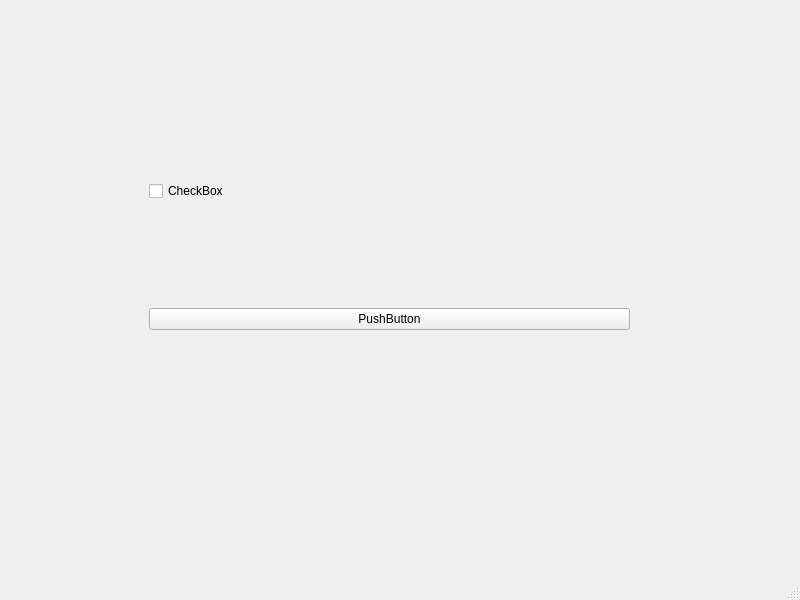
<?xml version="1.0" encoding="UTF-8"?>
<ui version="4.0">
 <class>MainWindow</class>
 <widget class="QMainWindow" name="MainWindow">
  <property name="geometry">
   <rect>
    <x>0</x>
    <y>0</y>
    <width>800</width>
    <height>600</height>
   </rect>
  </property>
  <property name="windowTitle">
   <string>MainWindow</string>
  </property>
  <widget class="QWidget" name="centralwidget">
   <widget class="QWidget" name="verticalLayoutWidget">
    <property name="geometry">
     <rect>
      <x>149</x>
      <y>80</y>
      <width>481</width>
      <height>351</height>
     </rect>
    </property>
    <layout class="QVBoxLayout" name="verticalLayout">
     <item>
      <widget class="QCheckBox" name="checkBox">
       <property name="text">
        <string>CheckBox</string>
       </property>
      </widget>
     </item>
     <item>
      <widget class="QPushButton" name="pushButton">
       <property name="text">
        <string>PushButton</string>
       </property>
      </widget>
     </item>
    </layout>
   </widget>
  </widget>
  <widget class="QMenuBar" name="menubar">
   <property name="geometry">
    <rect>
     <x>0</x>
     <y>0</y>
     <width>800</width>
     <height>26</height>
    </rect>
   </property>
  </widget>
  <widget class="QStatusBar" name="statusbar"/>
 </widget>
 <resources/>
 <connections/>
</ui>
